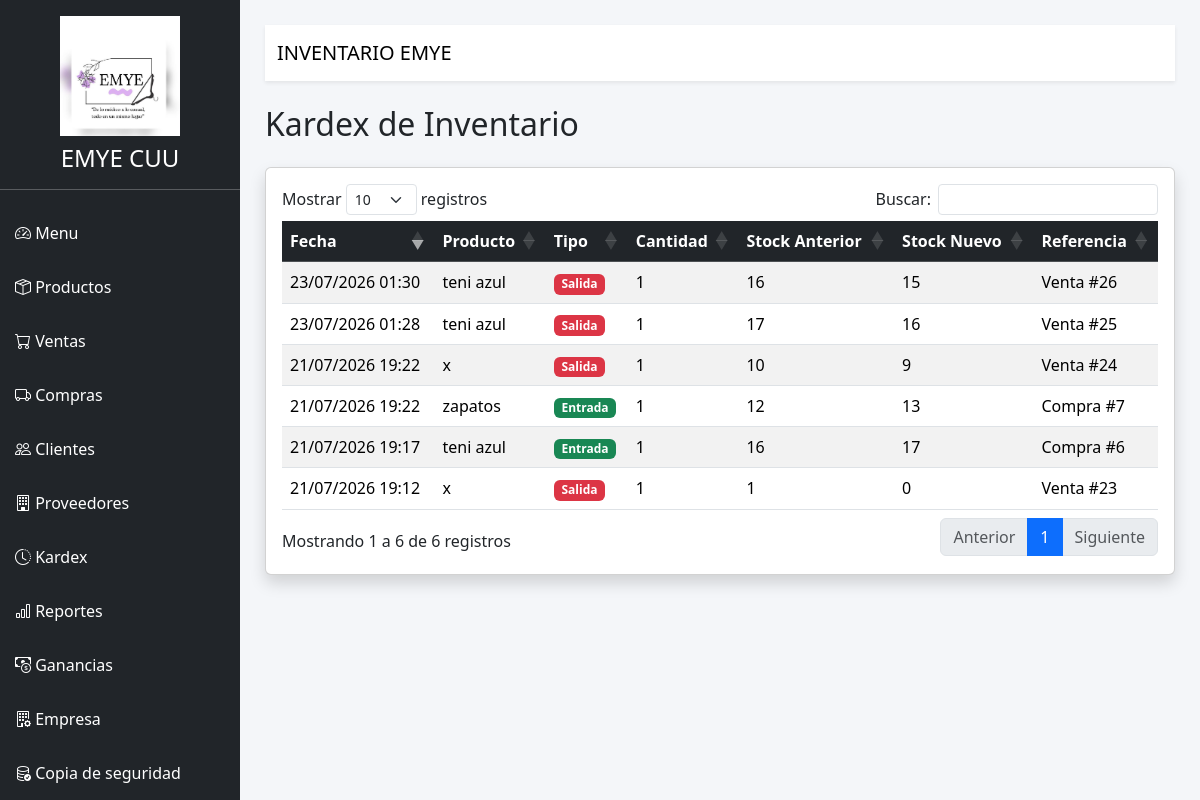
Page /kardex on the committed database.
### SistemaInventarioWeb/models/database.py (models this page shows)
class Empresa(db.Model):
    __tablename__ = "empresa"
    id = db.Column(db.Integer, primary_key=True)
    nombre = db.Column(db.String(150), nullable=False)
    direccion = db.Column(db.String(250))
    telefono = db.Column(db.String(30))
    correo = db.Column(db.String(120))
    rfc = db.Column(db.String(30))
    sitio_web = db.Column(db.String(120))
    logo = db.Column(db.String(200))

class MovimientoInventario(db.Model):
    __tablename__ = "movimientos"
    id = db.Column(db.Integer, primary_key=True)
    producto_id = db.Column(
        db.Integer,
        db.ForeignKey("productos.id"),
        nullable=False
    )
    fecha = db.Column(
        db.DateTime,
        default=datetime.utcnow
    )
    tipo = db.Column(db.String(20), nullable=False)
    cantidad = db.Column(db.Integer, nullable=False)
    stock_anterior = db.Column(db.Integer, nullable=False)
    stock_nuevo = db.Column(db.Integer, nullable=False)
    referencia = db.Column(db.String(100))
    producto = db.relationship(
        "Producto",
        backref="movimientos"
    )

class Producto(db.Model):
    __tablename__ = "productos"
    id = db.Column(db.Integer, primary_key=True)
    codigo = db.Column(
        db.String(30),
        unique=True,
        nullable=False
    )
    nombre = db.Column(
        db.String(100),
        nullable=False
    )
    categoria = db.Column(
        db.String(80)
    )
    precio = db.Column(
        db.Float,
        nullable=False
    )
    costo = db.Column(
        db.Float,
        default=0
    )
    stock = db.Column(
        db.Integer,
        default=0
    )

### SistemaInventarioWeb/routes/kardex.py (the view)
@kardex_bp.route("/kardex")
def kardex():
    movimientos = MovimientoInventario.query.order_by(
        MovimientoInventario.fecha.desc()
    ).all()
    return render_template(
        "kardex.html",
        movimientos=movimientos
    )

### SistemaInventarioWeb/app.py (called while the page is built)
@app.context_processor
def datos_empresa():
    empresa = Empresa.query.first()
    return {
        "empresa": empresa
    }

### SistemaInventarioWeb/templates/kardex.html (shortened to what this page needs)
{% extends 'base.html' %}
{% block contenido %}
<h2 class="mb-4">
    Kardex de Inventario
</h2>
<div class="card shadow">
    <div class="card-body">
        <table
            id="tablaKardex"
            class="table table-striped table-hover">
            <thead class="table-dark">
                <tr>
                    <th>Fecha</th>
                    <th>Producto</th>
                    <th>Tipo</th>
                    <th>Cantidad</th>
                    <th>Stock Anterior</th>
                    <th>Stock Nuevo</th>
                    <th>Referencia</th>
                </tr>
            </thead>
            <tbody>
                {% for mov in movimientos %}
                <tr>
                    <td>
                        {{ mov.fecha.strftime('%d/%m/%Y %H:%M') }}
                    </td>
                    <td>
                        {{ mov.producto.nombre }}
                    </td>
                    <td>
                        {% if mov.tipo == "Entrada" %}
                        <span class="badge bg-success">
                            Entrada
                        </span>
                        {% else %}
                        <span class="badge bg-danger">
                            Salida
                        </span>
                        {% endif %}
                    </td>
                    <td>
                        {{ mov.cantidad }}
                    </td>
                    <td>
                        {{ mov.stock_anterior }}
                    </td>
                    <td>
                        {{ mov.stock_nuevo }}
                    </td>
                    <td>
                        {{ mov.referencia }}
                    </td>
                </tr>
                {% endfor %}
            </tbody>
        </table>
    </div>
</div>
{% endblock %}

### SistemaInventarioWeb/templates/base.html (shortened to what this page needs)
<!DOCTYPE html>
<html lang="es">
<head>
    <link href="https://cdn.jsdelivr.net/npm/bootstrap@5.3.8/dist/css/bootstrap.min.css" rel="stylesheet">
    <link href="https://cdn.jsdelivr.net/npm/bootstrap-icons@1.13.1/font/bootstrap-icons.css" rel="stylesheet">
    <link rel="stylesheet"
          href="https://cdn.datatables.net/1.13.8/css/dataTables.bootstrap5.min.css">
    <link href="https://cdn.jsdelivr.net/npm/select2@4.1.0-rc.0/dist/css/select2.min.css" rel="stylesheet">
    <link rel="stylesheet"
          href="{{ url_for('static', filename='css/style.css') }}">
</head>
<body>
<div class="d-flex">
    <div class="sidebar">
        <div class="text-center mt-3">
    {% if empresa and empresa.logo %}
    <img
    src="{{ url_for('static', filename=empresa.logo) }}"
    style="width:120px;height:120px;object-fit:contain;"
    class="mb-2">
    {% endif %}
    <h4 class="text-white">
        {% if empresa %}
            {{ empresa.nombre }}
        {% else %}
            EMYE CUU
        {% endif %}
    </h4>
</div>
        <hr>
        <a href="/">
            <i class="bi bi-speedometer2"></i>
            Menu
        </a>
        <a href="/productos">
            <i class="bi bi-box-seam"></i>
            Productos
        </a>
        <a href="/ventas">
            <i class="bi bi-cart"></i>
            Ventas
        </a>
        <a href="/compras">
            <i class="bi bi-truck"></i>
            Compras
        </a>
        <a href="/clientes">
            <i class="bi bi-people"></i>
            Clientes
        </a>
        <a href="/proveedores">
            <i class="bi bi-building"></i>
            Proveedores
        </a>
        <a href="/kardex">
            <i class="bi bi-clock-history"></i>
            Kardex
        </a>
        <a href="/reportes">
            <i class="bi bi-bar-chart"></i>
            Reportes
        </a>
        <a href="/ganancias">
           <i class="bi bi-cash-coin"></i>
         Ganancias
          </a>
            <a href="/empresa">
            <i class="bi bi-building-gear"></i>
           Empresa
        </a>
        <a href="/respaldo">
            <i class="bi bi-database-check"></i>
            Copia de seguridad
        </a>
    </div>
    <div class="contenido">
        <nav class="navbar bg-white shadow-sm mb-4">
            <div class="container-fluid">
                <span class="navbar-brand">
                    INVENTARIO EMYE
                </span>
            </div>
        </nav>
        {% block contenido %}
        {% endblock %}
    </div>
</div>
</body>
</html>

### SistemaInventarioWeb/static/css/style.css (style rules this page uses)
body { background:#f4f6f9; }
.sidebar { width:240px; height:100vh; background:#212529; color:white; position:fixed; top:0; left:0; overflow-y:auto; }
.sidebar a { color:white; display:block; padding:15px; text-decoration:none; }
.contenido { margin-left:240px; width:100%; padding:25px; }

### rows in the picture
Empresa: logo (picture), nombre "EMYE CUU"
MovimientoInventario: fecha "23/07/2026 01:30", producto.nombre "teni azul", tipo "Salida", cantidad "1", stock_anterior "16", stock_nuevo "15", referencia "Venta #26"
MovimientoInventario: fecha "23/07/2026 01:28", producto.nombre "teni azul", tipo "Salida", cantidad "1", stock_anterior "17", stock_nuevo "16", referencia "Venta #25"
MovimientoInventario: fecha "21/07/2026 19:22", producto.nombre "x", tipo "Salida", cantidad "1", stock_anterior "10", stock_nuevo "9", referencia "Venta #24"
MovimientoInventario: fecha "21/07/2026 19:22", producto.nombre "zapatos", tipo "Entrada", cantidad "1", stock_anterior "12", stock_nuevo "13", referencia "Compra #7"
MovimientoInventario: fecha "21/07/2026 19:17", producto.nombre "teni azul", tipo "Entrada", cantidad "1", stock_anterior "16", stock_nuevo "17", referencia "Compra #6"
MovimientoInventario: fecha "21/07/2026 19:12", producto.nombre "x", tipo "Salida", cantidad "1", stock_anterior "1", stock_nuevo "0", referencia "Venta #23"
